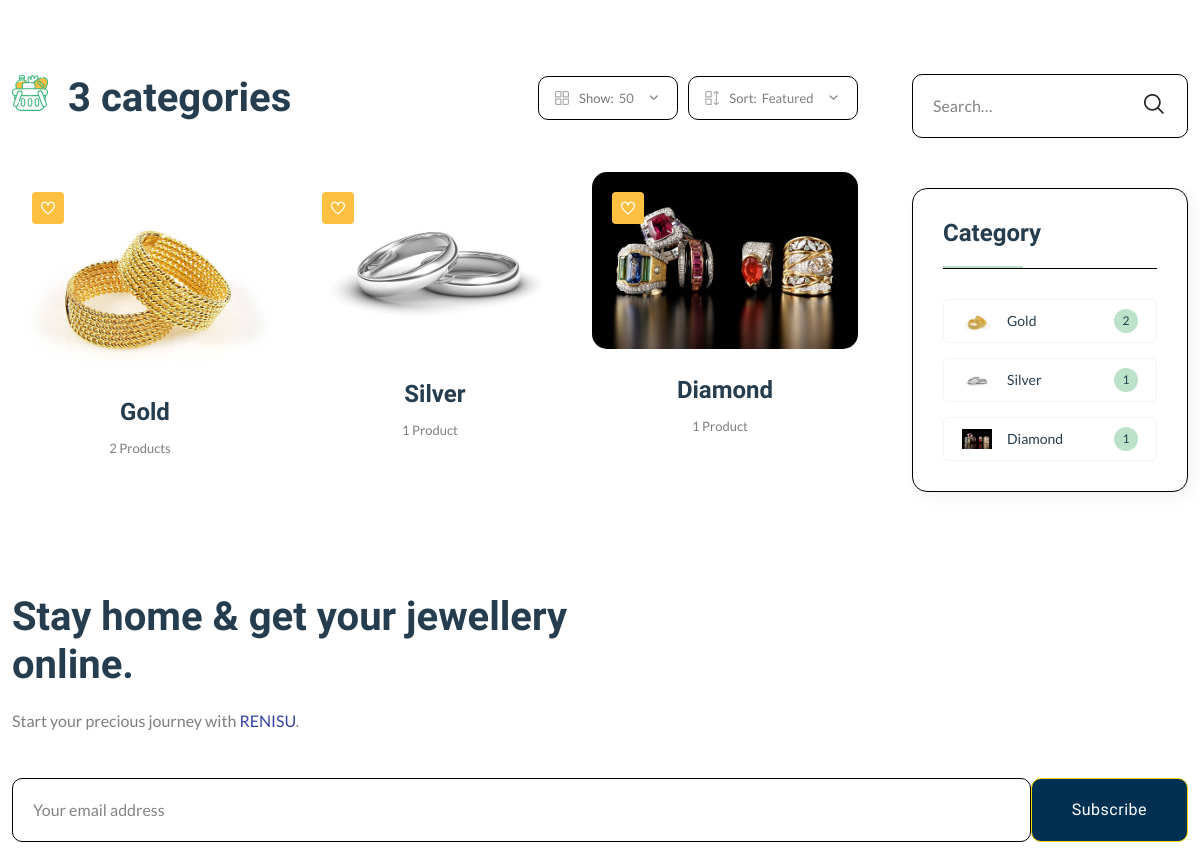
The app's page /category/ (middle part), older data.
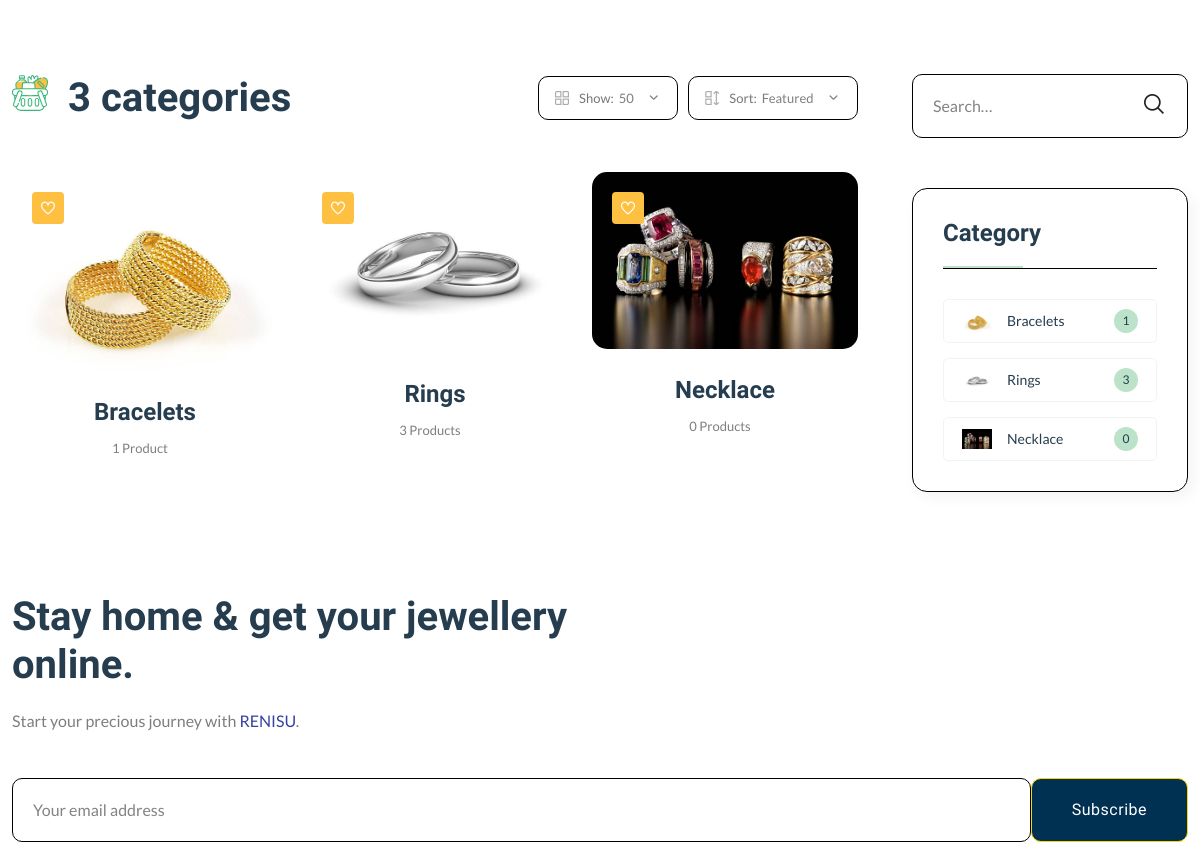
The same page, newer data.
### core/models.py (models this page shows, shortened)
class Category(models.Model):
    cid = ShortUUIDField(unique=True,
                        length = 10,
                        max_length=30,
                        prefix="cat",
                        alphabet="abcdefgh12345"
                        )
    title = models.CharField(max_length=100) # Title, heading
    image = models.ImageField(upload_to="category")
    class Meta:
        verbose_name_plural = "categories"

### core/views.py (the view)
# urls.py: path("category/",views.category_list_view, name = "category-list"),
def category_list_view(request):
    categories = Category.objects.all()
    context = {
        "categories":categories
    }
    return render(request, 'core/category-list.html', context)

### core/context_processor.py (called while the page is built)
def default(request):
    categories = Category.objects.all()
    try:
        address = Address.objects.get(user=request.user.id)
    except Address.DoesNotExist:
        address = "Address not found"
    return {
        'categories':categories,
        'address':address
    }

### templates/core/category-list.html (shortened to what the changed rows need)
{% extends 'partials/base.html' %}
{% load static %}
{% block content %}
    <main class="main">
        <div class="page-content mb-50">
            <div class="container">
                <div class="row">
                    <div class="col-lg-9">
                        <div class="shop-product-fillter mb-50 pr-30">
                            <div class="totall-product">
                                <h2>
                                    <img class="w-36px mr-10" src="assets/imgs/theme/icons/category-1.svg" alt="" />
                                    {{categories.count}} categories
                                </h2>
                            </div>
                        </div>
                        <div class="loop-grid pr-30">
                            <div class="row">
                                {% for c in categories %}
                                <article class="col-xl-4 col-lg-6 col-md-6 text-center hover-up mb-30 animated">
                                    <div class="post-thumb">
                                        <a href="{% url 'core:category-product-list' c.cid%}">
                                            <img class="border-radius-15" src="{{c.image.url}}" alt="" />
                                        </a>
                                        <div class="entry-meta">
                                            <a class="entry-meta meta-2" href="blog-category-grid.html"><i class="fi-rs-heart"></i></a>
                                        </div>
                                    </div>
                                    <div class="entry-content-2">
                                        <h4 class="post-title mb-15">
                                            <a href=" {% url 'core:category-product-list' c.cid%}">{{c.title}}</a>
                                        </h4>
                                        <div class="entry-meta font-xs color-grey mt-10 pb-10">
                                            <div>
                                                <span class="hit-count mr-10">{{c.category.count}} Product{{c.category.count|pluralize}} </span>
                                            </div>
                                        </div>
                                    </div>
                                </article>
                                {%endfor%}
                            </div>
                        </div>
                    </div>
                    <div class="col-lg-3 primary-sidebar sticky-sidebar">
                        <div class="widget-area">
                            <div class="sidebar-widget widget-category-2 mb-50">
                                <ul>
                                    {% for c in categories%}
                                    <li>
                                        <a href="{% url 'core:wip'%}"> <img src="{{c.image.url}}" alt="" />{{c.title}}</a><span class="count">{{c.category.count}}</span>
                                    </li>
                                    {%endfor%}
                                </ul>
                            </div>
                        </div>
                    </div>
                </div>
            </div>
        </div>
    </main>
{%endblock content%}

Row changes from the older to the newer data that the page shows:
changed Category: title "Gold" → "Bracelets"; category.count "2" → "1"
changed Category: title "Silver" → "Rings"; category.count "1" → "3"
changed Category: title "Diamond" → "Necklace"; category.count "1" → "0"
